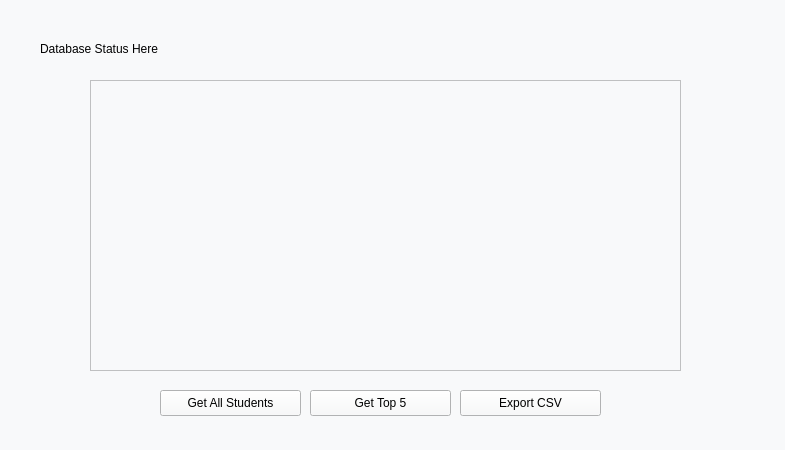
<?xml version="1.0" encoding="UTF-8"?>
<ui version="4.0">
 <class>MainWindow</class>
 <widget class="QMainWindow" name="MainWindow">
  <property name="geometry">
   <rect>
    <x>0</x>
    <y>0</y>
    <width>785</width>
    <height>450</height>
   </rect>
  </property>
  <property name="windowTitle">
   <string>MainWindow</string>
  </property>
  <property name="styleSheet">
   <string notr="true">background-color: rgb(248, 249, 250);
color: rgb(0, 0, 0);</string>
  </property>
  <widget class="QWidget" name="centralwidget">
   <widget class="QLabel" name="lbl">
    <property name="geometry">
     <rect>
      <x>40</x>
      <y>40</y>
      <width>701</width>
      <height>18</height>
     </rect>
    </property>
    <property name="text">
     <string>Database Status Here</string>
    </property>
   </widget>
   <widget class="QPushButton" name="btn">
    <property name="geometry">
     <rect>
      <x>160</x>
      <y>390</y>
      <width>141</width>
      <height>26</height>
     </rect>
    </property>
    <property name="text">
     <string>Get All Students</string>
    </property>
   </widget>
   <widget class="QTextBrowser" name="long_lbl">
    <property name="geometry">
     <rect>
      <x>90</x>
      <y>80</y>
      <width>591</width>
      <height>291</height>
     </rect>
    </property>
   </widget>
   <widget class="QPushButton" name="btn_top">
    <property name="geometry">
     <rect>
      <x>310</x>
      <y>390</y>
      <width>141</width>
      <height>26</height>
     </rect>
    </property>
    <property name="text">
     <string>Get Top 5</string>
    </property>
   </widget>
   <widget class="QPushButton" name="btn_csv">
    <property name="geometry">
     <rect>
      <x>460</x>
      <y>390</y>
      <width>141</width>
      <height>26</height>
     </rect>
    </property>
    <property name="text">
     <string>Export CSV</string>
    </property>
   </widget>
  </widget>
 </widget>
 <resources/>
 <connections/>
</ui>
